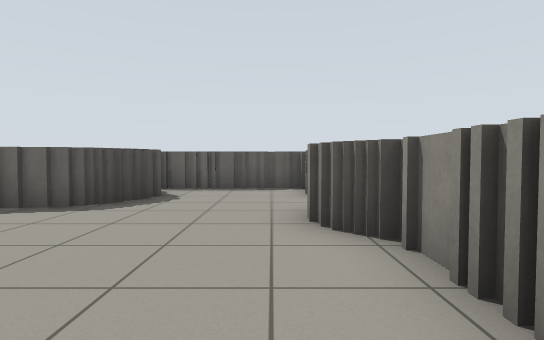
[1] (above)

17 first-person views from a walk through a robot-simulator world made for Gazebo. The camera is 0.81 m above the floor, tilts 2° down and sees 80° across. The floor is counted in squares, 1 m on a side. Each view is taken from the middle of a square. On the plan, view 1 faces up. The plan holds only what a view shows up to about 11 squares ahead; the rest is blank. The place goes on beyond the plan.

[2]
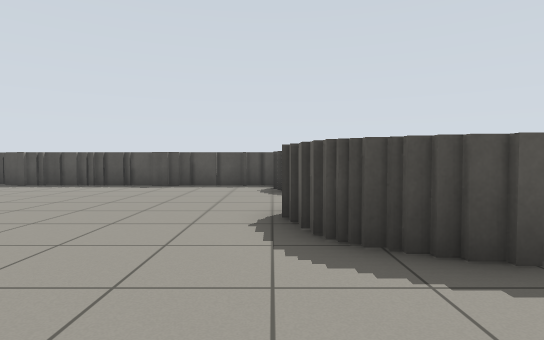

[3]
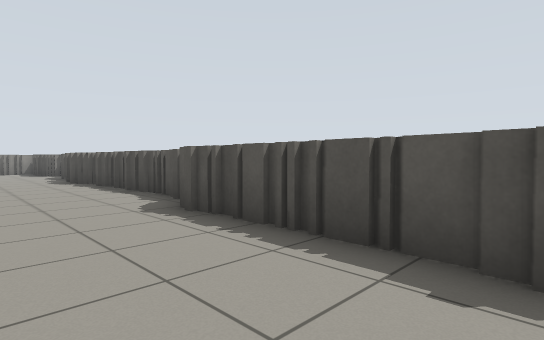

[4]
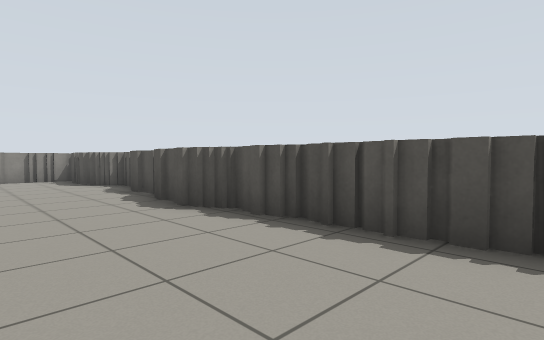

[5]
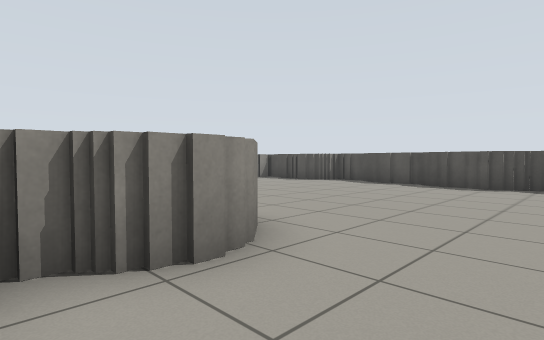

[6]
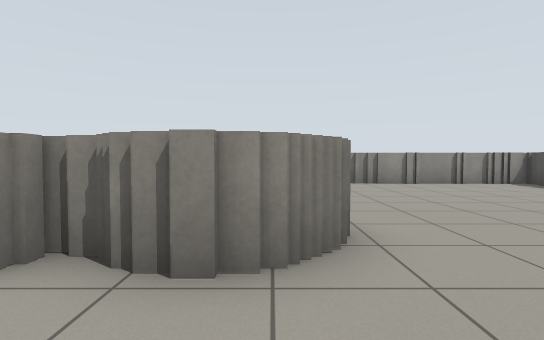

[7]
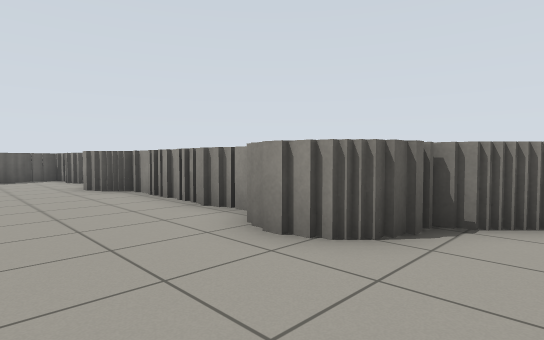

[8]
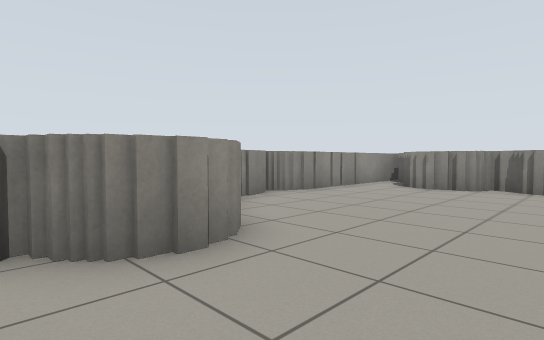

[9]
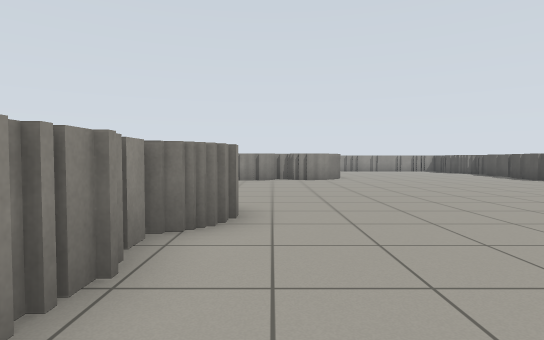

[10]
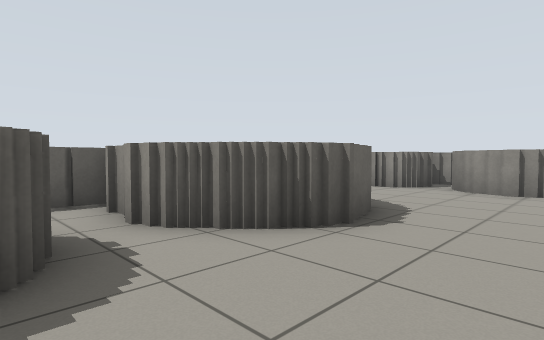

[11]
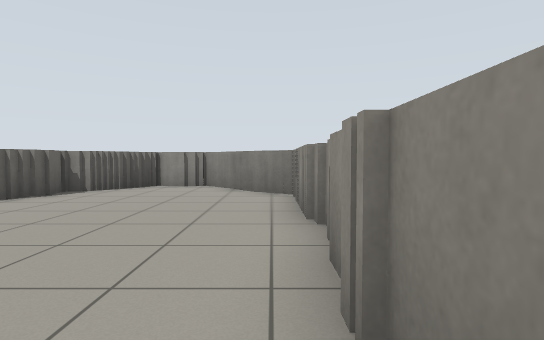

[12]
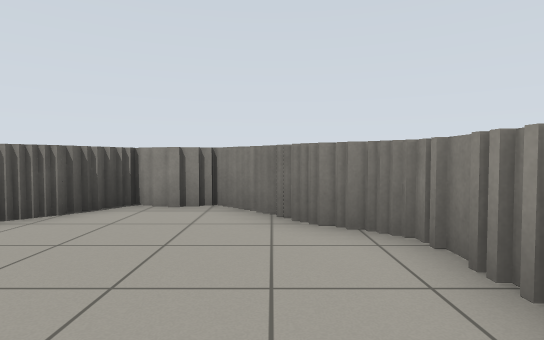

[13]
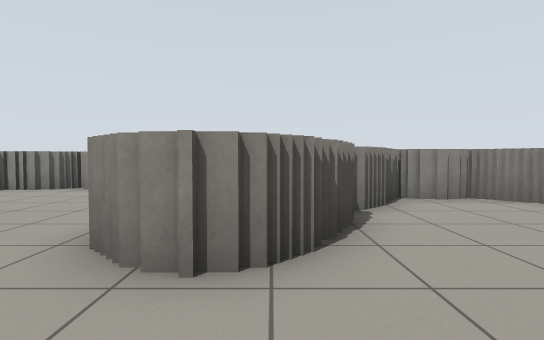

[14]
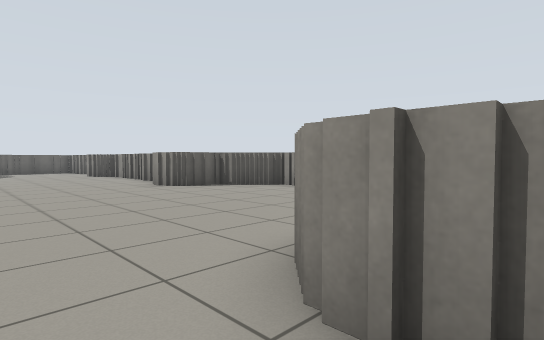

[15]
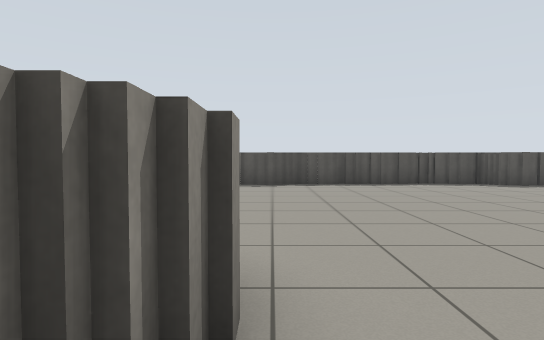

[16]
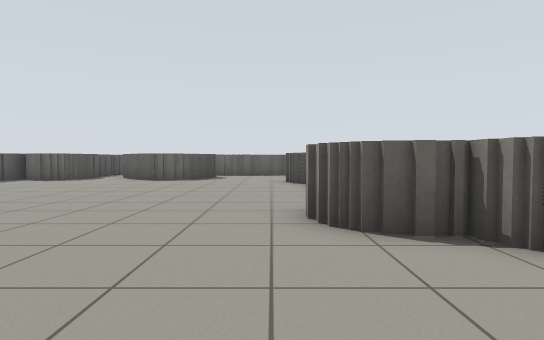

[17]
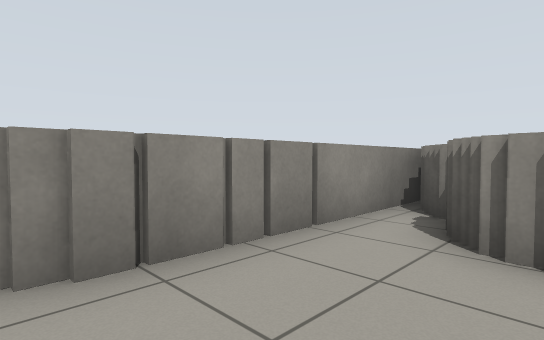

### Floor plan
Points are (right, up) in squares from view 1. A wall is a line through its corners. A room is listed if a view was taken in it or the views show most of it. See-through windows are left out.
Room 1 (views 1, 2, 3, 4, 5, 6, 7, 8, 9, 10, 11, 12, 13, 14, 15, 16, 17)
walls: (-2.1, -10.3) (-0.7, -10.3) (-0.7, -10.7) (-0.1, -10.7) (-0.1, -10.3) (0.4, -10.3); (0.6, -3.2) (0.6, -1.8); (0.2, -10.1) (1.5, -10.1); (-2.7, -12) (-2.7, -10.8); (-10.3, -5.1) (-10.3, -8.4); (2.1, -4.1) (2.1, -3.6) (0.9, -3.6); (0.9, -1.6) (1.5, -1.6); (-10.5, -4.8) (-10.5, -5.4); (-10.3, -8.5) (-10.3, -9.4); (2.7, -4.8) (2.7, -4.2); (-9.9, -9.4) (-9.9, -11.5); (1.2, -1.6) (1.2, 0.9); (-10.3, -3.2) (-10.3, -5); (1.4, -10.3) (2, -10.3); (-1.2, -12.8) (-1.8, -12.8); (3.4, -6.2) (3.4, -4.9); (3.6, -7.4) (3.6, -6.9); (3.9, -7) (3.9, -6.4); (-0.1, -13) (-1.4, -13); (-10.3, -11.6) (-10.3, -13.5); (1.2, 1) (1.2, 3.2); (0.5, -13.6) (-0.1, -13.6); (1, -14) (0.4, -14); (-9.7, 1.8) (-9.7, -3.1); (3.4, -13) (3.4, -7.2); (0.6, 3.6) (0.6, 5.1); (-10.7, -14.5) (-10.7, -15); (-3.4, 5.3) (-5.1, 5.3); (-9.9, -15.8) (-9.9, -17.8); (-10.9, -15.3) (-10.2, -15.3); (-5, 5.6) (-5.8, 5.6) (-5.8, 6.4); (1.5, -16.4) (1.5, -14.3) (0.9, -14.3); (1.2, -16.8) (1.2, -16.2); (-2.9, 6.1) (-2.9, 5.6) (-3.5, 5.6); (-9.7, 5.1) (-9.7, 1.9); (-4, -18.5) (-0.3, -18.5) (-0.3, -17.8); (-0.1, -17.9) (-0.1, -17.4); (-6.2, 6.4) (-6.2, 7.1); (-5.1, -18.7) (-4, -18.7); (-2.5, 7.4) (-2.5, 6.2); (-10.3, -18) (-10.3, -18.5) (-5.1, -18.5); (-6.2, 7.5) (-6.2, 8.2); (2, 6.3) (1.5, 6.3); (1, 6.8) (1, 8.9) (-0.5, 8.9); (0.8, 7.2) (0.8, 7.8); (-0.4, 8.6) (-3, 8.6); (-5.9, 9.2) (-6.9, 9.2)

Positions as (right, up) in squares from view 1, and headings:
1: (0, 0), facing up
2: (0, 5), facing left
3: (-7, 2), facing down-left
4: (-7, -5), facing down-left
5: (0, -8), facing down-left
6: (-2, -8), facing down
7: (-2, -5), facing up-right
8: (-2, -1), facing down-right
9: (0, 2), facing down
10: (-8, 3), facing up-right
11: (-8, -18), facing right
12: (-4, -17), facing right
13: (-5, -12), facing right
14: (-4, -12), facing up-right
15: (0, -10), facing left
16: (0, -7), facing up
17: (1, -7), facing down-right
